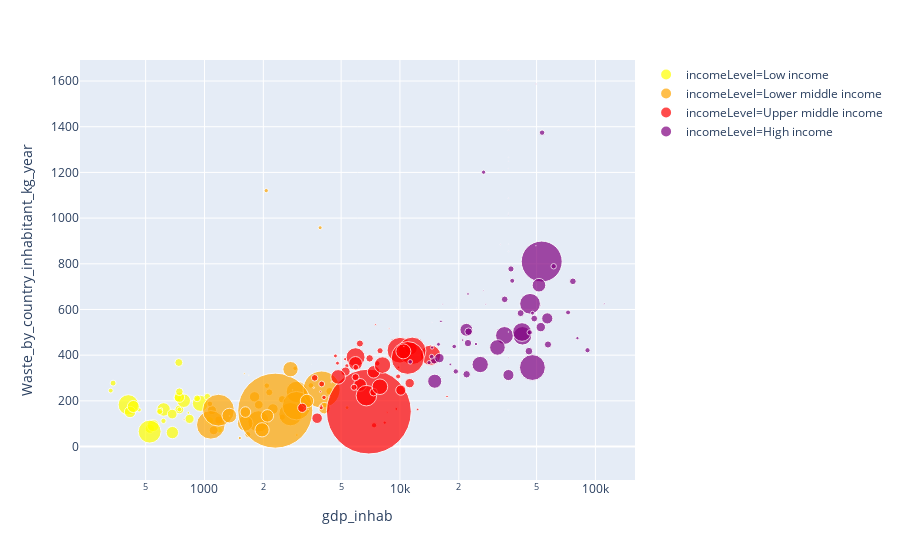

Source (notebook cell):
### Code cell
fig = px.scatter(countries_df_geo.sort_values(by='NumIncome',ascending=True), x="gdp_inhab", y="Waste_by_country_inhabitant_kg_year", size="population", color="incomeLevel",
           hover_name="name", log_x=True,size_max=60,color_discrete_map={
                "Low income": "yellow",
                "Lower middle income": "orange",
                "Upper middle income": "red",
                "High income": "purple"
             })
fig.show()
fig.write_html("waste_function_gdp_income.html")

### Figure 1 — Plotly figure (JSON) as saved in the notebook; plotly's stock layout.template omitted (floating-point values rounded to 4 significant figures)
{"data": [{"hoverlabel": {"namelength": 0}, "hovertemplate": "<b>%{hovertext}</b><br><br>incomeLevel=Low income<br>gdp_inhab=%{x}<br>Waste_by_country_inhabitant_kg_year=%{y}<br>population=%{marker.size}", "hovertext": ["Sierra Leone", "Somalia", "Uganda", "Chad", "Rwanda", "Haiti", "Afghanistan", "Syrian Arab Republic", "Tanzania", "Mali", "South Sudan", "Guinea-Bissau", "Malawi", "Burkina Faso", "Congo, Dem. Rep.", "Niger", "Burundi", "Benin", "Madagascar", "Gambia, The", "Togo", "Mozambique", "Nepal", "Guinea", "Central African Republic", "Eritrea", "Ethiopia", "Liberia", "Yemen, Rep.", "Tajikistan"], "legendgroup": "incomeLevel=Low income", "marker": {"color": "yellow", "size": [5439695, 14317996, 35093648, 11887202, 11917508, 10847334, 34656032, 20824893, 49082997, 16006670, 11177490, 1770526, 16577147, 18110624, 78736153, 8842415, 6741569, 5521763, 24894551, 1311349, 7228915, 27212382, 28982771, 8132552, 4515392, 4474690, 99873033, 3512932, 27584213, 8177809], "sizemode": "area", "sizeref": 380900.0, "symbol": "circle"}, "mode": "markers", "name": "incomeLevel=Low income", "showlegend": true, "type": "scatter", "x": [616.8, 743.6, 783.1, 1064.0, 738.8, 729.4, 617.9, 743.6, 953.0, 838.5, 743.6, 600.1, 525.4, 683.6, 407.6, 916.8, 340.8, 1648.0, 416, 826.9, 590.0, 545.6, 685.1, 1189.0, 331.4, 743.6, 524.1, 463.2, 432.4, 1034.0], "xaxis": "x", "y": [112.2, 162.5, 200.8, 114.3, 367.9, 212.9, 162.4, 216.1, 189.0, 121.0, 239.8, 163.5, 78.29, 142.2, 182.7, 211.0, 277.7, 124.2, 151.4, 147.5, 153.4, 91.87, 61.04, 73.4, 244.9, 162.5, 65.41, 160.7, 175.3, 218.6], "yaxis": "y"}, {"hoverlabel": {"namelength": 0}, "hovertemplate": "<b>%{hovertext}</b><br><br>incomeLevel=Lower middle income<br>gdp_inhab=%{x}<br>Waste_by_country_inhabitant_kg_year=%{y}<br>population=%{marker.size}", "hovertext": ["Zimbabwe", "Comoros", "Senegal", "Eswatini", "Timor-Leste", "Cote d'Ivoire", "Tunisia", "Zambia", "Lesotho", "Congo, Rep.", "Mongolia", "Bolivia", "Honduras", "Mauritania", "Moldova", "Papua New Guinea", "West Bank and Gaza", "Lao PDR", "Kyrgyz Republic", "Cambodia", "Nicaragua", "Ghana", "Djibouti", "El Salvador", "Kiribati", "Vanuatu", "Vietnam", "Egypt, Arab Rep.", "Myanmar", "Philippines", "Nigeria", "Bangladesh", "Pakistan", "Indonesia", "Micronesia, Fed. Sts.", "India", "Sao Tome and Principe", "Ukraine", "Cameroon", "Kenya", "Bhutan", "Uzbekistan", "Angola", "Cabo Verde", "Sudan", "Solomon Islands", "Morocco"], "legendgroup": "incomeLevel=Lower middle income", "marker": {"color": "orange", "size": [12500525, 777424, 15411614, 1343098, 1268671, 20401331, 11143908, 14264756, 1965662, 2648507, 3027398, 10724705, 9112867, 3506288, 3554108, 7755785, 4046901, 6663967, 5956900, 15270790, 5737723, 21542009, 746221, 6164626, 114395, 270402, 86932500, 87813257, 46095462, 103320222, 154402181, 155727053, 193203476, 261115456, 104937, 1071477855, 191266, 45004645, 21655715, 41350152, 686958, 29774500, 25096150, 513979, 38647803, 563513, 34318082], "sizemode": "area", "sizeref": 380900.0, "symbol": "circle"}, "mode": "markers", "name": "incomeLevel=Lower middle income", "showlegend": true, "type": "scatter", "x": [1185.0, 786.4, 1092.0, 3906.0, 2968.0, 1804.0, 4368.0, 1895.0, 1516.0, 5364.0, 3906.0, 2495.0, 2145.0, 1590.0, 2069.0, 2500.0, 2908.0, 1666, 1065.0, 1114.0, 2084.0, 2237.0, 2567.0, 3502.0, 1686.0, 2874.0, 1888.0, 2970.0, 1616.0, 2752.0, 2958.0, 1077.0, 1179.0, 3975.0, 2823.0, 2302.0, 1343.0, 2755.0, 1619.0, 1340, 3253.0, 2098.0, 4106.0, 3619.0, 1970.0, 1599.0, 3345.0], "xaxis": "x", "y": [116.0, 117.1, 159.2, 162.5, 50.35, 217.7, 242.3, 182.8, 37.37, 170.4, 957.9, 206.9, 237.2, 129.5, 1120.0, 128.9, 342.7, 52.81, 186.9, 71.31, 266.4, 164.2, 154.1, 267.5, 312.3, 259.7, 110.1, 239.1, 101.5, 141.6, 178.8, 94.9, 159.2, 249.7, 248.1, 157.2, 133.8, 338.7, 151.0, 135.3, 162.0, 134.3, 167.9, 257.9, 73.26, 319.4, 199.7], "yaxis": "y"}, {"hoverlabel": {"namelength": 0}, "hovertemplate": "<b>%{hovertext}</b><br><br>incomeLevel=Upper middle income<br>gdp_inhab=%{x}<br>Waste_by_country_inhabitant_kg_year=%{y}<br>population=%{marker.size}", "hovertext": ["Kosovo", "Georgia", "Sri Lanka", "Equatorial Guinea", "Namibia", "Lebanon", "St. Lucia", "Belize", "Costa Rica", "Mauritius", "Gabon", "Dominica", "Marshall Islands", "Turkmenistan", "Tonga", "Maldives", "Tuvalu", "Samoa", "North Macedonia", "Bosnia and Herzegovina", "Albania", "Armenia", "American Samoa", "Guyana", "Jamaica", "St. Vincent and the Grenadines", "Fiji", "Botswana", "Montenegro", "Suriname", "Grenada", "China", "Peru", "Mexico", "Iran, Islamic Rep.", "Dominican Republic", "Cuba", "Turkey", "Thailand", "Guatemala", "Ecuador", "Kazakhstan", "Romania", "Malaysia", "Venezuela, RB", "South Africa", "Iraq", "Algeria", "Belarus", "Azerbaijan", "Colombia", "Jordan", "Nauru", "Russian Federation", "Libya", "Brazil", "Paraguay", "Serbia", "Bulgaria", "Argentina"], "legendgroup": "incomeLevel=Upper middle income", "marker": {"color": "red", "size": [1801800, 3717100, 21203000, 1221490, 1559983, 5603279, 177206, 359288, 4757575, 1263473, 1086137, 72400, 52793, 5366277, 104951, 409163, 11097, 187665, 2081206, 3535961, 2880703, 2906220, 55599, 746556, 2881355, 109455, 867086, 2014866, 622159, 526103, 105481, 1371220000, 30973354, 125890949, 80277428, 10528394, 11303687, 78271472, 68657600, 16252429, 16144368, 16791425, 19815481, 30228017, 29893080, 51730000.0, 36115649, 40606052, 9489616, 9649341, 46406646, 8413464, 13049, 143201676, 6193501, 205962108, 6639119, 7095383, 7177991, 42981515], "sizemode": "area", "sizeref": 380900.0, "symbol": "circle"}, "mode": "markers", "name": "incomeLevel=Upper middle income", "showlegend": true, "type": "scatter", "x": [3957.0, 4086.0, 3769.0, 12320.0, 9584.0, 7658.0, 8407.0, 4461.0, 9785.0, 9822.0, 17410.0, 6989.0, 3391.0, 7373.0, 3871.0, 8799.0, 3534.0, 3933.0, 5249.0, 5353.0, 4676.0, 3958.0, 9614.0, 3919.0, 4790.0, 6663.0, 4349.0, 8360.0, 7495.0, 8606.0, 8827.0, 6932.0, 6252.0, 10000.0, 6734.0, 6997.0, 7332.0, 14340.0, 5928.0, 3164.0, 5268.0, 11210.0, 10100.0, 11380.0, 7332.0, 8143.0, 5924.0, 4828.0, 6237.0, 5927.0, 7897.0, 3662.0, 9651.0, 11550.0, 5943.0, 10960.0, 3977.0, 5822.0, 7912.0, 10410.0], "xaxis": "x", "y": [177.1, 215.2, 124.1, 162.5, 164.6, 364.1, 438, 282.2, 306.9, 346.7, 219.2, 182.0, 163.2, 93.17, 164.2, 516.9, 359.5, 146, 382.8, 353.1, 396.8, 169.6, 341.5, 240.1, 365, 288.4, 218.4, 104.7, 533.6, 149.4, 280.0, 153.2, 269.8, 421.8, 222.8, 386, 238.2, 399.7, 391.1, 169.6, 328.1, 277.5, 247.0, 429.5, 327.1, 356.8, 363.8, 304.9, 451.0, 303.7, 261.8, 300.7, 474.5, 419.0, 346.8, 387.9, 273.9, 259.3, 419.5, 416.7], "yaxis": "y"}, {"hoverlabel": {"namelength": 0}, "hovertemplate": "<b>%{hovertext}</b><br><br>incomeLevel=High income<br>gdp_inhab=%{x}<br>Waste_by_country_inhabitant_kg_year=%{y}<br>population=%{marker.size}", "hovertext": ["San Marino", "United Kingdom", "United States", "St. Kitts and Nevis", "Iceland", "Italy", "Barbados", "British Virgin Islands", "New Caledonia", "Curacao", "Korea, Rep.", "Macao SAR, China", "Monaco", "Northern Mariana Islands", "St. Martin (French part)", "Virgin Islands (U.S.)", "Gibraltar", "Liechtenstein", "Isle of Man", "French Polynesia", "Cayman Islands", "Bermuda", "Germany", "Channel Islands", "Luxembourg", "Andorra", "Greenland", "Palau", "France", "Seychelles", "Faroe Islands", "Japan", "Antigua and Barbuda", "Guam", "Denmark", "Malta", "Kuwait", "Sweden", "Hungary", "United Arab Emirates", "Austria", "Uruguay", "Puerto Rico", "Croatia", "Portugal", "Israel", "Panama", "Switzerland", "Norway", "New Zealand", "Ireland", "Hong Kong SAR, China", "Slovak Republic", "Singapore", "Oman", "Lithuania", "Czech Republic", "Slovenia", "Poland", "Canada", "Bahamas, The", "Saudi Arabia", "Finland", "Brunei Darussalam", "Bahrain", "Australia", "Taiwan, China", "Trinidad and Tobago", "Netherlands", "Chile", "Cyprus", "Estonia", "Belgium", "Qatar", "Latvia", "Greece", "Spain", "Aruba"], "legendgroup": "incomeLevel=High income", "marker": {"color": "purple", "size": [33203, 65128861, 318563456, 54288, 330815, 60730582, 280601, 20645, 278000, 153822, 50746659, 612167, 37783, 54036, 30959, 105784, 33623, 36545, 80759, 273528, 59172, 64798, 81686611, 164541, 569604, 82431, 56905, 21503, 66624068, 88303, 48842, 127141000, 96777, 159973, 5683483, 431874, 2998083, 9799186, 9843028, 9269612, 8633169, 3431552, 3473181, 4203604, 10401062, 8380100, 3969249, 8372098, 5188607, 4692700, 4586897, 7305700, 5423801, 5607283, 3960925, 2904910, 10546059, 2063531, 37986412, 35544564, 386838, 31557144, 5479531, 423196, 1425171, 23789338, 23434000, 1328100, 16939923, 16829442, 1160985, 1315407, 11274196, 2109568, 1977527, 10892413, 46447697, 103187], "sizemode": "area", "sizeref": 380900.0, "symbol": "circle"}, "mode": "markers", "name": "incomeLevel=High income", "showlegend": true, "type": "scatter", "x": [52600.0, 42340.0, 53110.0, 15810.0, 49680, 34260.0, 16530.0, 35900.0, 35900.0, 35900.0, 25730.0, 52140.0, 35900.0, 19460.0, 35900.0, 35900.0, 35900.0, 35900.0, 35900.0, 35900.0, 35900.0, 35900.0, 46300.0, 35900.0, 111000.0, 40270.0, 49620.0, 10480.0, 42120.0, 14580.0, 35900.0, 47610.0, 13890.0, 32600.0, 61150.0, 27480.0, 47650.0, 57190.0, 14950.0, 41450.0, 48650.0, 14090.0, 26780.0, 14530.0, 22280.0, 34340.0, 11280.0, 76694, 91120.0, 37530.0, 72460.0, 36970.0, 19300.0, 53350.0, 18950.0, 15740.0, 21940.0, 24480.0, 15060.0, 51430.0, 26740.0, 21870.0, 46120.0, 31430.0, 22290.0, 56720.0, 35900.0, 16200.0, 52550.0, 15920.0, 20940.0, 18100.0, 45690.0, 80900.0, 14600.0, 22450.0, 31530.0, 35900.0], "xaxis": "x", "y": [517.3, 484.7, 809.9, 605.9, 1587.0, 486.1, 623, 1022, 389.1, 160.6, 359.0, 617.4, 1217.0, 606.3, 500, 1385.0, 504.2, 886.1, 626.0, 537.4, 1014.0, 1265.0, 624.9, 1087.0, 625, 521.6, 878.7, 438.4, 501.3, 543.6, 1249.0, 345.9, 316.0, 884.5, 789.1, 622.9, 583.7, 446.7, 377.1, 584, 560.2, 367.2, 1201.0, 393.5, 452.8, 644.4, 370.9, 723.4, 421.5, 725.6, 587.0, 777.5, 328.9, 1374.0, 438, 447.5, 316.4, 448.8, 286.0, 706.2, 682.5, 511, 499.7, 511, 668.0, 561.0, 313.1, 548.1, 522.7, 387.2, 466.0, 359.6, 417.6, 474.5, 433.4, 502.9, 433.8, 854.1], "yaxis": "y"}], "layout": {"legend": {"itemsizing": "constant", "tracegroupgap": 0}, "margin": {"t": 60}, "xaxis": {"anchor": "y", "domain": [0, 1], "title": {"text": "gdp_inhab"}, "type": "log"}, "yaxis": {"anchor": "x", "domain": [0, 1], "title": {"text": "Waste_by_country_inhabitant_kg_year"}}}}
